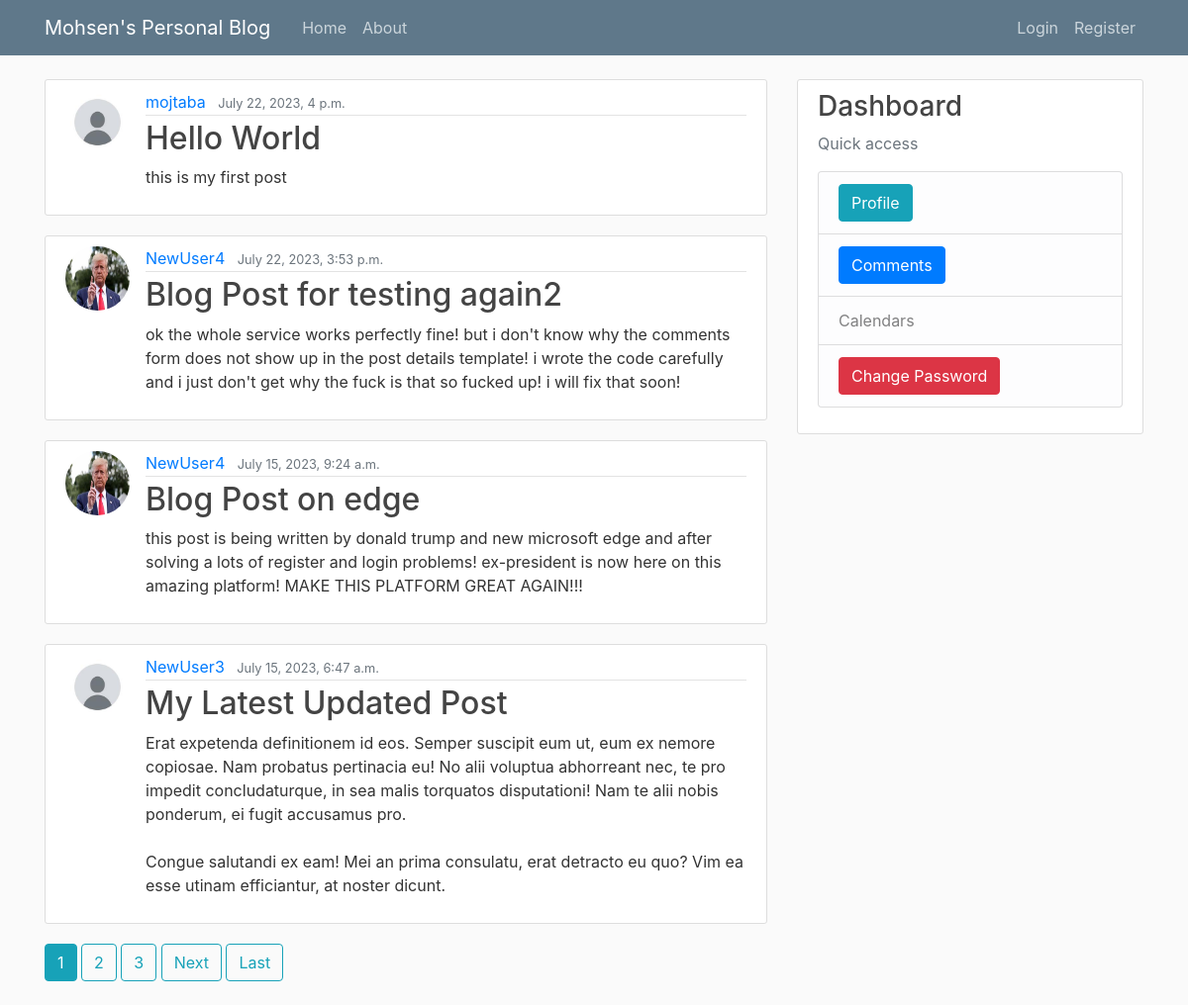
The page / on the database its author committed.
### blog/models.py (models this page shows, shortened)
class Post(models.Model):
    title = models.CharField(max_length= 100)
    content = models.TextField()
    date_posted = models.DateTimeField(default= timezone.now)
    author = models.ForeignKey(User, on_delete= models.CASCADE)

### users/models.py (models this page shows, shortened)
class profile(models.Model):
    user = models.OneToOneField(User, on_delete=models.CASCADE)
    image = models.ImageField(default='default.jpeg', upload_to='profile_pics')

### blog/views.py (the view)
# urls.py: path('', PostListView.as_view(), name='blog-home'),
class PostListView(ListView):
    model = Post
    template_name = 'blog/home.html' # <app>/<model> _ <viewtype>.html
    context_object_name = 'posts'
    ordering = ['-date_posted']
    paginate_by = 4

### blog/templates/blog/home.html (shortened to what this page needs)
{% extends 'blog/base.html' %}
{% block content%}
    {% for post in posts %}
        <article class="media content-section">
            <img class="rounded-circle article-img" src="{{ post.author.profile.image.url }}">
            <div class="media-body">
                <div class="article-metadata">
                    <a class="mr-2" href="{% url 'user-posts' post.author.username %}">{{ post.author }}</a>
                    <small class="text-muted">{{ post.date_posted }}</small>
                </div>
                <h2><a class="article-title" href="{% url 'post-detail' post.id %}">{{ post.title }}</a></h2>
                <p class="article-content">{{ post.content }}</p>
            </div>
        </article>
    {% endfor %}
    {% if is_paginated %}
        {% for num in page_obj.paginator.page_range %}
            {% if page_obj.number == num %}
                <a class="btn btn-info mb-4" href="?page={{ num }}">{{ num }}</a>
            {% elif num > page_obj.number|add:'-3' and num < page_obj.number|add:'3' %}
                <a class="btn btn-outline-info mb-4" href="?page={{ num }}">{{ num }}</a>
            {% endif %}
        {% endfor %}
        {% if page_obj.has_next %}
            <a class="btn btn-outline-info mb-4" href="?page={{ page_obj.next_page_number}}">Next</a>
            <a class="btn btn-outline-info mb-4" href="?page={{ page_obj.paginator.num_pages }}">Last</a>
        {% endif %}
    {% endif %}
{% endblock content%}

### blog/static/blog/main.css (style rules this page uses)
body { background: #fafafa; color: #333333; margin-top: 5rem; }
h1, h2, h3, h4, h5, h6 { color: #444444; }
.content-section { background: #ffffff; padding: 10px 20px; border: 1px solid #dddddd; border-radius: 3px; margin-bottom: 20px; }
.article-title { color: #444444; }
.article-content { white-space: pre-line; }
.article-img { height: 65px; width: 65px; margin-right: 16px; }
.article-metadata { padding-bottom: 1px; margin-bottom: 4px; border-bottom: 1px solid #e3e3e3 }

### rows shown on the page
Post: author.profile.image (placeholder picture), author "mojtaba", date_posted "July 22, 2023, 4 p.m.", title "Hello World", content "this is my first post"
Post: author.profile.image (picture), author "NewUser4", date_posted "July 22, 2023, 3:53 p.m.", title "Blog Post for testing again2", content "ok the whole service works perfectly fine! but i don't know why the comments form does not show up in the post details template! i wrote the code carefully and i just don't get why the fuck is that so fucked up! i will fix that soon!"
Post: author.profile.image (picture), author "NewUser4", date_posted "July 15, 2023, 9:24 a.m.", title "Blog Post on edge", content "this post is being written by donald trump and new microsoft edge and after solving a lots of register and login problems! ex-president is now here on this amazing platform! MAKE THIS PLATFORM GREAT AGAIN!!!"
Post: author.profile.image (placeholder picture), author "NewUser3", date_posted "July 15, 2023, 6:47 a.m.", title "My Latest Updated Post", content "Erat expetenda definitionem id eos. Semper suscipit eum ut, eum ex nemore copiosae. Nam probatus pertinacia eu! No alii voluptua abhorreant nec, te pro impedit concludaturque, in sea malis torquatos disputationi! Nam te alii nobis ponderum, ei fugit accusamus pro. Congue salutandi ex eam! Mei an prima consulatu, erat detracto eu quo? Vim ea esse utinam efficiantur, at noster dicunt."

### other values the page prints
{{ num }} "1"
{{ num }} "2" "3"
